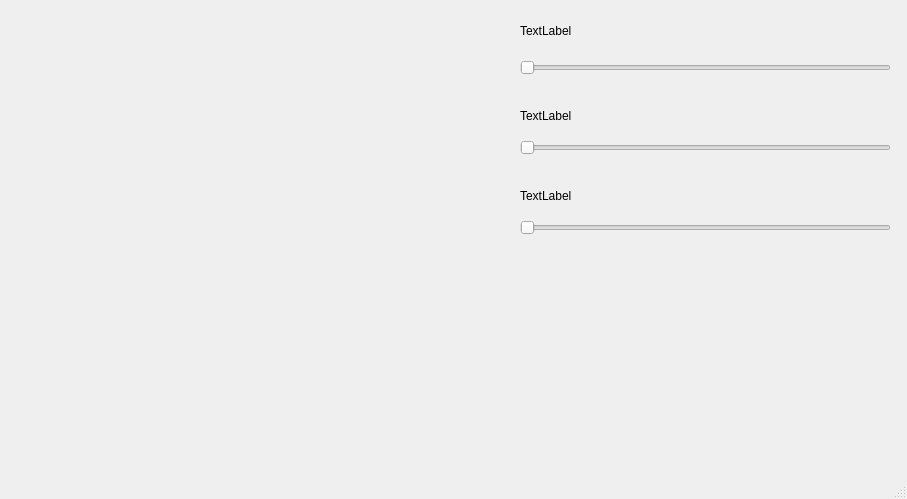
<?xml version="1.0" encoding="UTF-8"?>
<ui version="4.0">
 <class>MainWindow</class>
 <widget class="QMainWindow" name="MainWindow">
  <property name="geometry">
   <rect>
    <x>0</x>
    <y>0</y>
    <width>907</width>
    <height>499</height>
   </rect>
  </property>
  <property name="windowTitle">
   <string>MainWindow</string>
  </property>
  <widget class="QWidget" name="centralwidget">
   <widget class="QWidget" name="widget" native="true">
    <property name="geometry">
     <rect>
      <x>10</x>
      <y>10</y>
      <width>491</width>
      <height>441</height>
     </rect>
    </property>
   </widget>
   <widget class="QSlider" name="horizontalSlider">
    <property name="geometry">
     <rect>
      <x>520</x>
      <y>60</y>
      <width>371</width>
      <height>16</height>
     </rect>
    </property>
    <property name="orientation">
     <enum>Qt::Horizontal</enum>
    </property>
   </widget>
   <widget class="QSlider" name="horizontalSlider_2">
    <property name="geometry">
     <rect>
      <x>520</x>
      <y>140</y>
      <width>371</width>
      <height>16</height>
     </rect>
    </property>
    <property name="orientation">
     <enum>Qt::Horizontal</enum>
    </property>
   </widget>
   <widget class="QSlider" name="horizontalSlider_3">
    <property name="geometry">
     <rect>
      <x>520</x>
      <y>220</y>
      <width>371</width>
      <height>16</height>
     </rect>
    </property>
    <property name="orientation">
     <enum>Qt::Horizontal</enum>
    </property>
   </widget>
   <widget class="QLabel" name="label">
    <property name="geometry">
     <rect>
      <x>520</x>
      <y>20</y>
      <width>111</width>
      <height>21</height>
     </rect>
    </property>
    <property name="text">
     <string>TextLabel</string>
    </property>
   </widget>
   <widget class="QLabel" name="label_2">
    <property name="geometry">
     <rect>
      <x>520</x>
      <y>105</y>
      <width>91</width>
      <height>21</height>
     </rect>
    </property>
    <property name="text">
     <string>TextLabel</string>
    </property>
   </widget>
   <widget class="QLabel" name="label_3">
    <property name="geometry">
     <rect>
      <x>520</x>
      <y>185</y>
      <width>81</width>
      <height>21</height>
     </rect>
    </property>
    <property name="text">
     <string>TextLabel</string>
    </property>
   </widget>
  </widget>
  <widget class="QMenuBar" name="menubar">
   <property name="geometry">
    <rect>
     <x>0</x>
     <y>0</y>
     <width>907</width>
     <height>20</height>
    </rect>
   </property>
  </widget>
  <widget class="QStatusBar" name="statusbar"/>
 </widget>
 <resources/>
 <connections/>
</ui>
